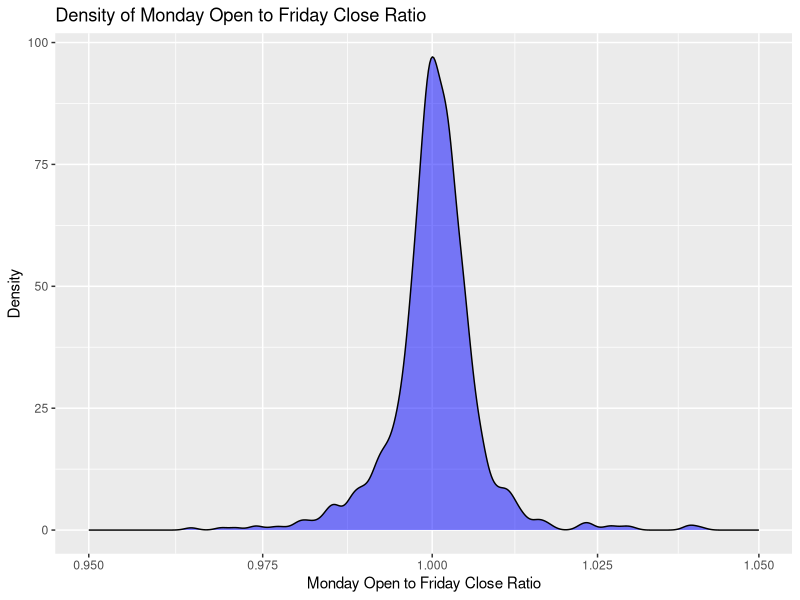
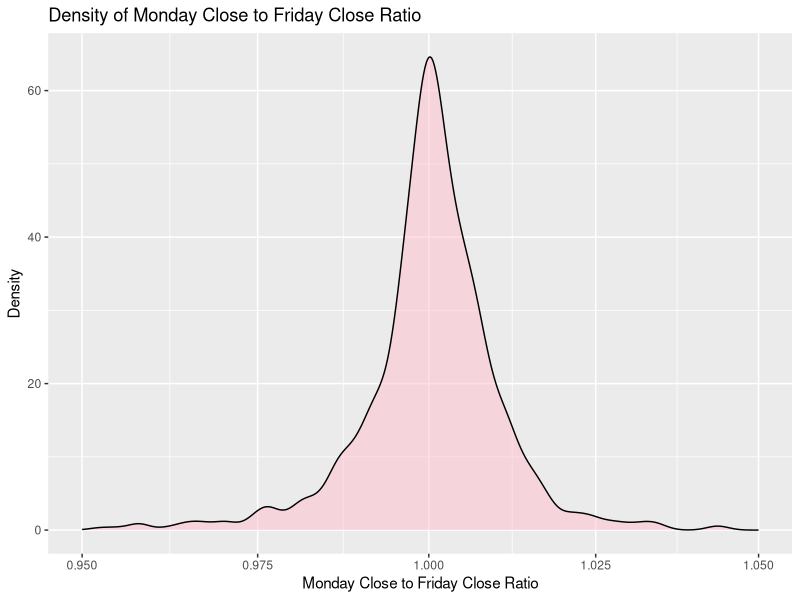
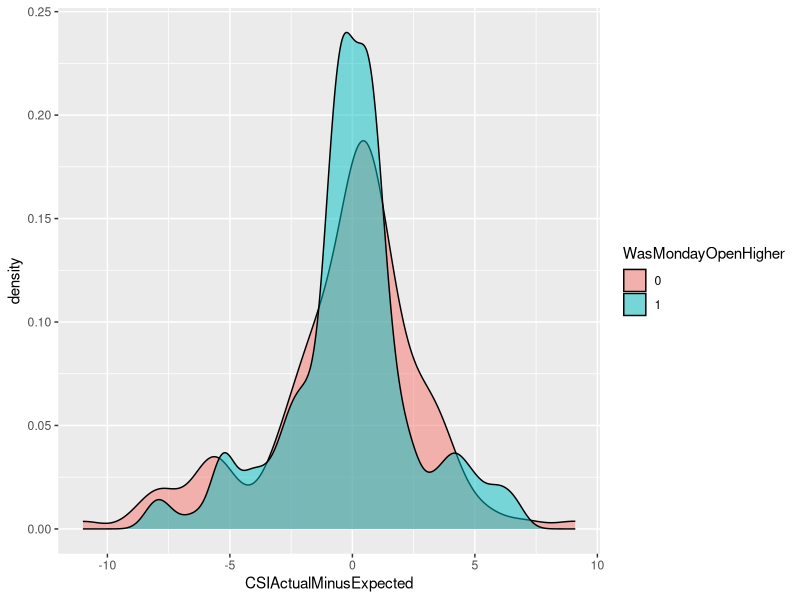
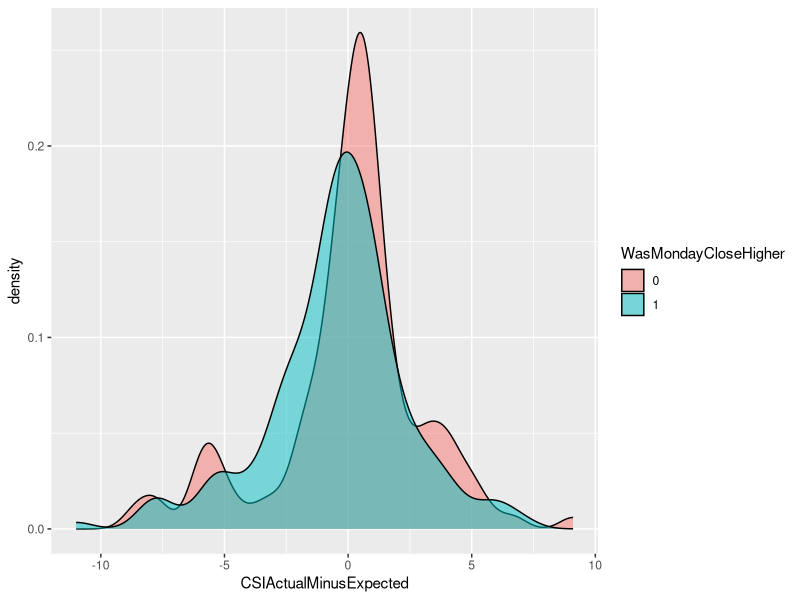
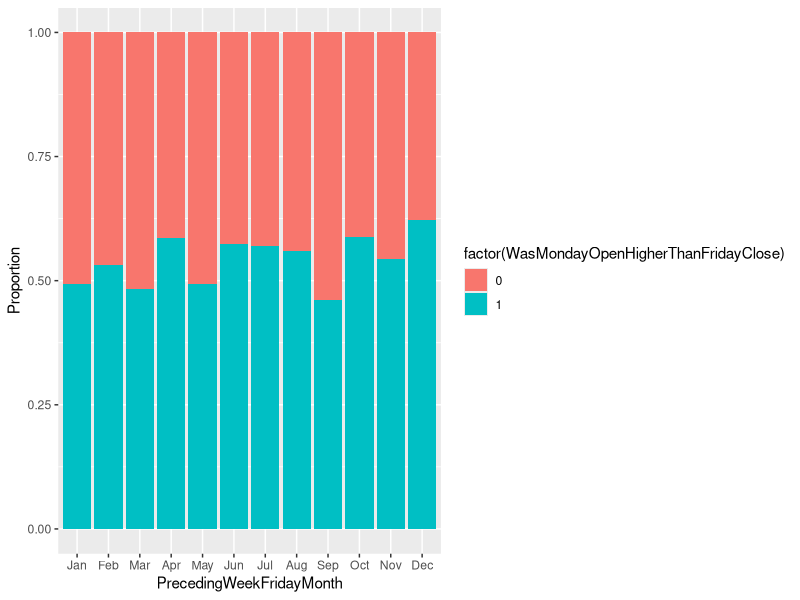
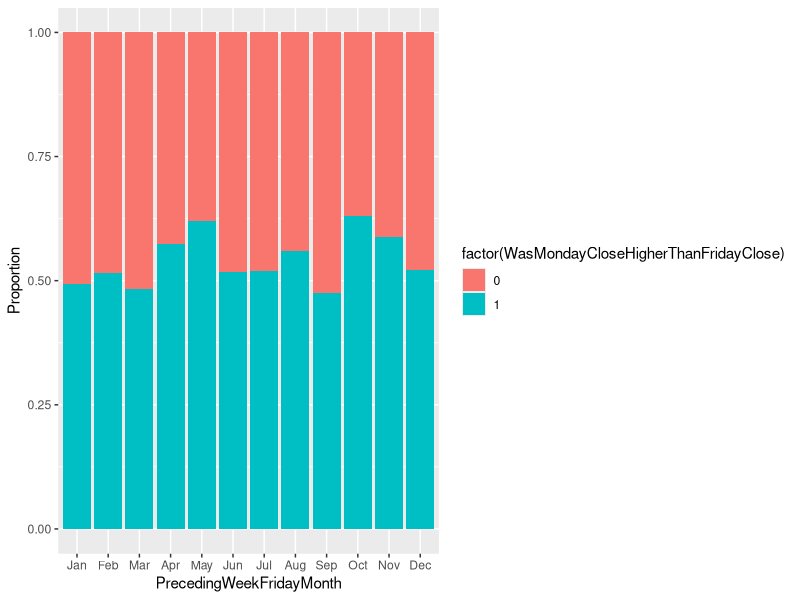

Reproduce these figures in R, in order. (Note: this script raises an error after producing the figures.)
## ---- chunk 1
#| include: false
library(tidyverse)
library(sf)
library(dplyr)
library(knitr)

# If running on the department server, uncomment the lines below
#
# - We would also recommend rendering this assignment on https://hypatia.stat.duke.edu 
#   or https://katherinej.stat.duke.edu for better performance.

#flexiblas::flexiblas_load_backend("OPENBLAS-THREADS") |>
# flexiblas::flexiblas_switch()
# flexiblas::flexiblas_set_num_threads(8)
## ---- chunk 2
# Read the CSV file into a dataframe
#df <- read.csv('data/SPY_data_wrangling/SPY_ready_for_analysis.csv', header = TRUE)

# Binomial model
#model <- glm(MondayOpenComparedToFridayCloseChangeInPercent ~ FridayCloseComparedToThursdayCloseChangeInPercent + FridayIntradayChangeInPercent, 
#                      data = df, family = gaussian)

# Print the summary of the model
#summary(model)


## ---- chunk 3
df2 <- read.csv('data/SPY_data_wrangling/SPY_ready_for_analysis.csv', header = TRUE)

# Binomial model
model2 <- glm(WasMondayOpenHigherThanFridayClose	 ~ didFridayCloseHigherThanThursdayClose, 
                      data = df2, family = binomial)


# Gaussian model
model2_binomial <- glm(WasMondayOpenHigherThanFridayClose	 ~ wasFridayIntradayPositive, 
                      data = df2, family = binomial)
# Print the summary of the model
summary(model2)
summary(model2_binomial)
## ---- chunk 4
df3 <- read.csv('data/adding_triple_witch_to_SPY/SPY_ready_for_analysis_triple_witch.csv', header = TRUE)

# Binomial model
model3 <- glm(WasMondayOpenHigherThanFridayClose ~ didFridayCloseHigherThanThursdayClose + wasFridayIntradayPositive * fridayWasATripleWitchDay, 
                      data = df3, family = binomial)

# Print the summary of the model
summary(model3)




## ---- chunk 5
library(dplyr)
library(ggplot2)

# Assuming df3 is your dataframe

# Create a new column for the specified condition
#df3 <- df3 %>%
#  mutate(SpecialCondition = ifelse(fridayWasATripleWitchDay == 1 & didFridayCloseHigherThanThursdayClose == 0, "Condition #Met", "Other"))

# Calculate ratios
#ratios <- df3 %>%
#  group_by(SpecialCondition) %>%
#  summarise(
#    Ones = sum(WasMondayOpenHigherThanFridayClose == 1),
#    Zeros = sum(WasMondayOpenHigherThanFridayClose == 0),
#    Ratio = Ones / Zeros,
#    .groups = 'drop'
#  )

# Print the ratios
#print(ratios)


## ---- chunk 6
df4 <- read.csv('data/addingFOMC/SPY_ready_for_analysis_triple_witch_NFP_CSI_FOMC_with_month.csv', header = TRUE)
df4$MondayCloseToFridayCloseRatio <- df4$FollowingWeekMondayClose / df4$PrecedingWeekFridayClose

ggplot(df4, aes(x = MondayOpenToFridayCloseRatio)) + 
    geom_density(fill = "blue", alpha = 0.5) +
  scale_x_continuous(trans = 'log', limits = c(0.95, 1.05)) +
    labs(title = "Density of Monday Open to Friday Close Ratio",
         x = "Monday Open to Friday Close Ratio",
         y = "Density")

ggplot(df4, aes(x = MondayCloseToFridayCloseRatio)) + 
    geom_density(fill = "pink", alpha = 0.5) +
    scale_x_continuous(trans = 'log', limits = c(0.95, 1.05)) +
    labs(title = "Density of Monday Close to Friday Close Ratio",
         x = "Monday Close to Friday Close Ratio",
         y = "Density")



## ---- chunk 7
#1 vs 0 proportion break down table with percentages for df4$WasMondayOpenHigherThanFridayClose and df4$WasMondayCloseHigherThanFridayClose

# Count occurrences for WasMondayOpenHigherThanFridayClose
table_open <- table(df4$WasMondayOpenHigherThanFridayClose)

# Convert counts to proportions and then to percentages for WasMondayOpenHigherThanFridayClose
percentage_open <- prop.table(table_open) * 100

# Count occurrences for WasMondayCloseHigherThanFridayClose
table_close <- table(df4$WasMondayCloseHigherThanFridayClose)

# Convert counts to proportions and then to percentages for WasMondayCloseHigherThanFridayClose
percentage_close <- prop.table(table_close) * 100



formatted_yes_open <- sprintf("%.1f%%", percentage_open[2])
formatted_no_open <- sprintf("%.1f%%", percentage_open[1])
formatted_yes_close <- sprintf("%.1f%%", percentage_close[2])
formatted_no_close <- sprintf("%.1f%%", percentage_close[1])



breakdown_table <- data.frame(
  Category = c('Monday Open Price > Friday Close Price', 'Monday Close Price > Friday Close Price'),
  Yes = c(formatted_yes_open, formatted_yes_close),
  No = c(formatted_no_open, formatted_no_close)
  
)

library(knitr)
# Print the table
kable(breakdown_table, caption = "Proportions of Monday Open and Close vs. Friday Close", format = "html")

## ---- chunk 8
df4$NFPOutcomeIsShock <- ifelse(df4$NFPOutcome == "Shock", 1, 0)


#1. breakdown table of WasMondayOpenHigherThanFridayClose (1 vs 0) and NFPOutcomeIsShock (1 vs 0)
breakdown_table_monday_open_vs_nfp_shock <- table(df4$WasMondayOpenHigherThanFridayClose, df4$NFPOutcomeIsShock)
rownames(breakdown_table_monday_open_vs_nfp_shock) <- c("Monday Open Lower Than Friday Close", "Monday Open Higher Than Friday Close")
colnames(breakdown_table_monday_open_vs_nfp_shock) <- c("Nonfarm Payrolls Non-shock", "Nonfarm Payrolls Shock")
breakdown_table_column_percentages <- prop.table(breakdown_table_monday_open_vs_nfp_shock, 2) * 100
#print(breakdown_table_column_percentages)
breakdown_table_column_percentages_df <- as.data.frame.matrix(breakdown_table_column_percentages)

# Format each value to one decimal place with a percentage sign
breakdown_table_column_percentages_df_formatted <- data.frame(lapply(breakdown_table_column_percentages_df, function(x) sprintf("%.1f%%", x)))

# Print the formatted dataframe
#print(breakdown_table_column_percentages_df_formatted)


breakdown_table_WasMondayOpenHigherThanFridayClose_vs_NFPOutcomeIsShock <- data.frame(
  . = c("Monday Open Lower Than Friday Close", "Monday Open Higher Than Friday Close"),
  NFP_Nonshock = c(breakdown_table_column_percentages_df_formatted[1][[1]][1], breakdown_table_column_percentages_df_formatted[1][[1]][2]),
  NFP_Shock = c(breakdown_table_column_percentages_df_formatted[2][[1]][1], breakdown_table_column_percentages_df_formatted[2][[1]][2])
  
)


library(knitr)
# Print the table
kable(breakdown_table_WasMondayOpenHigherThanFridayClose_vs_NFPOutcomeIsShock, caption = "Proportion Breakdown of Monday Open Higher Than Friday Close vs Nonfarm Payroll Shock", format = "html")
## ---- chunk 9
df4$NFPOutcomeIsShock <- ifelse(df4$NFPOutcome == "Shock", 1, 0)


#1. breakdown table of WasMondayCloseHigherThanFridayClose (1 vs 0) and NFPOutcomeIsShock (1 vs 0)
breakdown_table_monday_close_vs_nfp_shock <- table(df4$WasMondayCloseHigherThanFridayClose, df4$NFPOutcomeIsShock)
rownames(breakdown_table_monday_close_vs_nfp_shock) <- c("Monday Close Lower Than Friday Close", "Monday Close Higher Than Friday Close")
colnames(breakdown_table_monday_close_vs_nfp_shock) <- c("Nonfarm Payrolls Non-shock", "Nonfarm Payrolls Shock")
breakdown_table_column_percentages2 <- prop.table(breakdown_table_monday_close_vs_nfp_shock, 2) * 100
#print(breakdown_table_column_percentages)
breakdown_table_column_percentages_df2 <- as.data.frame.matrix(breakdown_table_column_percentages2)

# Format each value to one decimal place with a percentage sign
breakdown_table_column_percentages_df_formatted2 <- data.frame(lapply(breakdown_table_column_percentages_df2, function(x) sprintf("%.1f%%", x)))

# Print the formatted dataframe
#print(breakdown_table_column_percentages_df_formatted)


breakdown_table_WasMondayCloseHigherThanFridayClose_vs_NFPOutcomeIsShock <- data.frame(
  . = c("Monday Close Lower Than Friday Close", "Monday Close Higher Than Friday Close"),
  NFP_Nonshock = c(breakdown_table_column_percentages_df_formatted2[1][[1]][1], breakdown_table_column_percentages_df_formatted2[1][[1]][2]),
  NFP_Shock = c(breakdown_table_column_percentages_df_formatted2[2][[1]][1], breakdown_table_column_percentages_df_formatted2[2][[1]][2])
  
)


library(knitr)
# Print the table
kable(breakdown_table_WasMondayCloseHigherThanFridayClose_vs_NFPOutcomeIsShock, caption = "Proportion Breakdown of Monday Close Higher Than Friday Close vs Nonfarm Payroll Shock", format = "html")
## ---- chunk 10
#columns_to_plot <- names(df4)[names(df4) != "MondayOpenToFridayCloseRatio"]

# Function to create a plot for each column
#create_plot <- function(col_name) {
#    p <- ggplot(df4, aes_string(x = col_name, y = "MondayOpenToFridayCloseRatio")) +
#        geom_point() +
#        labs(title = paste("MondayOpenToFridayCloseRatio vs", col_name),
#             x = col_name,
#             y = "MondayOpenToFridayCloseRatio")
#    print(p)
#}

# Apply the function to each column in the list
#lapply(columns_to_plot, create_plot)
## ---- chunk 11
#df4 <- read.csv('data/addingNonfarmPayrolls/SPY_ready_for_analysis_triple_witch_NFP.csv', header = TRUE)



# Binomial model
#model4 <- glm(WasMondayCloseHigherThanFridayClose ~ NFPOutcomeIsShock + fridayWasATripleWitchDay, 
#                      data = df4, family = binomial)


# Print the summary of the model
#summary(model4)



## ---- chunk 12
#summary(df4$CSIActualMinusExpected)
#table(df4$WasMondayOpenHigherThanFridayClose)

#boxplot(CSIActualMinusExpected ~ WasMondayOpenHigherThanFridayClose, data = df6, main = "CSIActualMinusExpected vs WasMondayOpenHigherThanFridayClose")


library(ggplot2)
ggplot(df4, aes(x = CSIActualMinusExpected, fill = factor(WasMondayOpenHigherThanFridayClose))) + 
  geom_density(alpha = 0.5) +
  labs(fill = "WasMondayOpenHigher")

# T-test or Mann-Whitney U Test (depending on data distribution)
t.test(CSIActualMinusExpected ~ WasMondayOpenHigherThanFridayClose, data = df4)

## ---- chunk 13
df4$CSIOutcomeIsShock <- ifelse(df4$CSIOutcome == "Shock", 1, 0)


#1. breakdown table of WasMondayOpenHigherThanFridayClose (1 vs 0) and CSIOutcomeIsShock (1 vs 0)
breakdown_table_monday_open_vs_csi_shock <- table(df4$WasMondayOpenHigherThanFridayClose, df4$CSIOutcomeIsShock)
rownames(breakdown_table_monday_open_vs_csi_shock) <- c("Monday Open Lower Than Friday Close", "Monday Open Higher Than Friday Close")
colnames(breakdown_table_monday_open_vs_csi_shock) <- c("Consumer Sentiment Index Non-shock", "Consumer Sentiment Index Shock")
breakdown_table_column_percentages_csi <- prop.table(breakdown_table_monday_open_vs_csi_shock, 2) * 100
#print(breakdown_table_column_percentages)
breakdown_table_column_percentages_df_csi <- as.data.frame.matrix(breakdown_table_column_percentages_csi)

# Format each value to one decimal place with a percentage sign
breakdown_table_column_percentages_df_formatted_csi <- data.frame(lapply(breakdown_table_column_percentages_df_csi, function(x) sprintf("%.1f%%", x)))

# Print the formatted dataframe
#print(breakdown_table_column_percentages_df_formatted)


breakdown_table_WasMondayOpenHigherThanFridayClose_vs_CSIOutcomeIsShock <- data.frame(
  . = c("Monday Open Lower Than Friday Close", "Monday Open Higher Than Friday Close"),
  CSI_Nonshock = c(breakdown_table_column_percentages_df_formatted_csi[1][[1]][1], breakdown_table_column_percentages_df_formatted_csi[1][[1]][2]),
  CSI_Shock = c(breakdown_table_column_percentages_df_formatted_csi[2][[1]][1], breakdown_table_column_percentages_df_formatted_csi[2][[1]][2])
  
)


library(knitr)
# Print the table
kable(breakdown_table_WasMondayOpenHigherThanFridayClose_vs_CSIOutcomeIsShock, caption = "Proportion Breakdown of Monday Open Higher Than Friday Close vs Consumer Sentiment Index Shock", format = "html")


#also a chi-square test on proportion of WasMondayOpenHigherThanFridayClose=1 and WasMondayOpenHigherThanFridayClose=0 being the same between CSIOutcomeIsShock=1 and CSIOutcomeIsShock=0
chi_square_test_WasMondayOpenHigherThanFridayClose_vs_CSIOutcomeIsShock <- chisq.test(breakdown_table_monday_open_vs_csi_shock)

# Print the results of the Chi-Square Test
print(chi_square_test_WasMondayOpenHigherThanFridayClose_vs_CSIOutcomeIsShock)
## ---- chunk 14
#summary(df4$CSIActualMinusExpected)
#table(df4$WasMondayOpenHigherThanFridayClose)

#boxplot(CSIActualMinusExpected ~ WasMondayOpenHigherThanFridayClose, data = df6, main = "CSIActualMinusExpected vs WasMondayOpenHigherThanFridayClose")


library(ggplot2)
ggplot(df4, aes(x = CSIActualMinusExpected, fill = factor(WasMondayCloseHigherThanFridayClose))) + 
  geom_density(alpha = 0.5) +
  labs(fill = "WasMondayCloseHigher")

# T-test or Mann-Whitney U Test (depending on data distribution)
t.test(CSIActualMinusExpected ~ WasMondayCloseHigherThanFridayClose, data = df4)

## ---- chunk 15
#df4$CSIOutcomeIsShock <- ifelse(df4$CSIOutcome == "Shock", 1, 0)


#1. breakdown table of WasMondayCloseHigherThanFridayClose (1 vs 0) and CSIOutcomeIsShock (1 vs 0)
breakdown_table_monday_close_vs_csi_shock <- table(df4$WasMondayCloseHigherThanFridayClose, df4$CSIOutcomeIsShock)
rownames(breakdown_table_monday_close_vs_csi_shock) <- c("Monday Close Lower Than Friday Close", "Monday Close Higher Than Friday Close")
colnames(breakdown_table_monday_close_vs_csi_shock) <- c("Consumer Sentiment Index Non-shock", "Consumer Sentiment Index Shock")
breakdown_table_column_percentages_csiCLOSE <- prop.table(breakdown_table_monday_close_vs_csi_shock, 2) * 100
#print(breakdown_table_column_percentages)
breakdown_table_column_percentages_df_csiCLOSE <- as.data.frame.matrix(breakdown_table_column_percentages_csiCLOSE)

# Format each value to one decimal place with a percentage sign
breakdown_table_column_percentages_df_formatted_csiCLOSE <- data.frame(lapply(breakdown_table_column_percentages_df_csiCLOSE, function(x) sprintf("%.1f%%", x)))

# Print the formatted dataframe
#print(breakdown_table_column_percentages_df_formatted)


breakdown_table_WasMondayCloseHigherThanFridayClose_vs_CSIOutcomeIsShock <- data.frame(
  . = c("Monday Close Lower Than Friday Close", "Monday Close Higher Than Friday Close"),
  CSI_Nonshock = c(breakdown_table_column_percentages_df_formatted_csiCLOSE[1][[1]][1], breakdown_table_column_percentages_df_formatted_csiCLOSE[1][[1]][2]),
  CSI_Shock = c(breakdown_table_column_percentages_df_formatted_csiCLOSE[2][[1]][1], breakdown_table_column_percentages_df_formatted_csiCLOSE[2][[1]][2])
  
)


library(knitr)
# Print the table
kable(breakdown_table_WasMondayCloseHigherThanFridayClose_vs_CSIOutcomeIsShock, caption = "Proportion Breakdown of Monday Close Higher Than Friday Close vs Consumer Sentiment Index Shock", format = "html")


#also a chi-square test on proportion of WasMondayOpenHigherThanFridayClose=1 and WasMondayOpenHigherThanFridayClose=0 being the same between CSIOutcomeIsShock=1 and CSIOutcomeIsShock=0
chi_square_test_WasMondayCloseHigherThanFridayClose_vs_CSIOutcomeIsShock <- chisq.test(breakdown_table_monday_close_vs_csi_shock)

# Print the results of the Chi-Square Test
print(chi_square_test_WasMondayCloseHigherThanFridayClose_vs_CSIOutcomeIsShock)
## ---- chunk 16
#df6$CSIOutcomeIsShock <- ifelse(df6$CSIOutcome == "Shock", 1, 0)
#table(df6$CSIOutcomeIsShock, df6$WasMondayOpenHigherThanFridayClose)

#chisq.test(table(df6$CSIOutcomeIsShock, df6$WasMondayOpenHigherThanFridayClose))
## ---- chunk 17
#df6 <- read.csv('data/addingUmichSentiment/SPY_ready_for_analysis_triple_witch_NFP_CSI.csv', header = TRUE)
#df6$NFPOutcomeIsShock <- ifelse(df6$NFPOutcome == "Shock", 1, 0)
#df6$CSIOutcomeIsShock <- ifelse(df6$CSIOutcome == "Shock", 1, 0)

# Binomial model

#model6 <- glm(WasMondayCloseHigherThanFridayClose ~ wasFridayIntradayPositive + NFPOutcomeIsShock + fridayWasATripleWitchDay + CSIOutcomeIsShock, 
#                      data = df6, family = binomial)


# Print the summary of the model
#summary(model6)



## ---- chunk 18

#1. breakdown table of WasMondayOpenHigherThanFridayClose (1 vs 0) and FOMCAction (Pause, Hike, SuperHike, etc...)
breakdown_table_monday_open_vs_fomc_action <- table(df4$WasMondayOpenHigherThanFridayClose, df4$FOMCAction)
rownames(breakdown_table_monday_open_vs_fomc_action) <- c("Monday Open Lower Than Friday Close", "Monday Open Higher Than Friday Close")
colnames(breakdown_table_monday_open_vs_fomc_action) <- c("", "Cut", "Hike", "Pause", "SuperCut", "SuperHike")
breakdown_table_column_percentages_FOMC <- prop.table(breakdown_table_monday_open_vs_fomc_action, 2) * 100
#print(breakdown_table_column_percentages)
breakdown_table_column_percentages_df_FOMC <- as.data.frame.matrix(breakdown_table_column_percentages_FOMC)

# Format each value to one decimal place with a percentage sign
breakdown_table_column_percentages_df_formatted_FOMC <- data.frame(lapply(breakdown_table_column_percentages_df_FOMC, function(x) sprintf("%.1f%%", x)))

# Print the formatted dataframe
#print(breakdown_table_column_percentages_df_formatted)


breakdown_table_WasMondayOpenHigherThanFridayClose_vs_FOMCAction <- data.frame(
  . = c("Monday Open Lower Than Friday Close", "Monday Open Higher Than Friday Close"),
  SuperCut = c(breakdown_table_column_percentages_df_formatted_FOMC[5][[1]][1], breakdown_table_column_percentages_df_formatted_FOMC[5][[1]][2]),
  Cut = c(breakdown_table_column_percentages_df_formatted_FOMC[2][[1]][1], breakdown_table_column_percentages_df_formatted_FOMC[2][[1]][2]),
  Pause = c(breakdown_table_column_percentages_df_formatted_FOMC[4][[1]][1], breakdown_table_column_percentages_df_formatted_FOMC[4][[1]][2]),
  Hike = c(breakdown_table_column_percentages_df_formatted_FOMC[3][[1]][1], breakdown_table_column_percentages_df_formatted_FOMC[3][[1]][2]),
  SuperHike = c(breakdown_table_column_percentages_df_formatted_FOMC[6][[1]][1], breakdown_table_column_percentages_df_formatted_FOMC[6][[1]][2])
  
)


library(knitr)
# Print the table
kable(breakdown_table_WasMondayOpenHigherThanFridayClose_vs_FOMCAction, caption = "Proportion Breakdown of Monday Open Higher Than Friday Close vs FOMC Actions", format = "html")


#also a chi-square test on proportion of WasMondayOpenHigherThanFridayClose=1 and WasMondayOpenHigherThanFridayClose=0 being the same between CSIOutcomeIsShock=1 and CSIOutcomeIsShock=0
chi_square_test_WasMondayOpenHigherThanFridayClose_vs_FOMCaction <- chisq.test(breakdown_table_monday_open_vs_fomc_action)

# Print the results of the Chi-Square Test
print(chi_square_test_WasMondayOpenHigherThanFridayClose_vs_FOMCaction)
## ---- chunk 19

#1. breakdown table of WasMondayCloseHigherThanFridayClose (1 vs 0) and FOMCAction (Pause, Hike, SuperHike, etc...)
breakdown_table_monday_close_vs_fomc_action <- table(df4$WasMondayCloseHigherThanFridayClose, df4$FOMCAction)
rownames(breakdown_table_monday_close_vs_fomc_action) <- c("Monday Open Lower Than Friday Close", "Monday Open Higher Than Friday Close")
colnames(breakdown_table_monday_close_vs_fomc_action) <- c("", "Cut", "Hike", "Pause", "SuperCut", "SuperHike")
breakdown_table_column_percentages_FOMCCLOSE <- prop.table(breakdown_table_monday_close_vs_fomc_action, 2) * 100
#print(breakdown_table_column_percentages)
breakdown_table_column_percentages_df_FOMCCLOSE <- as.data.frame.matrix(breakdown_table_column_percentages_FOMCCLOSE)

# Format each value to one decimal place with a percentage sign
breakdown_table_column_percentages_df_formatted_FOMCCLOSE <- data.frame(lapply(breakdown_table_column_percentages_df_FOMCCLOSE, function(x) sprintf("%.1f%%", x)))

# Print the formatted dataframe
#print(breakdown_table_column_percentages_df_formatted)


breakdown_table_WasMondayCloseHigherThanFridayClose_vs_FOMCAction <- data.frame(
  . = c("Monday Open Lower Than Friday Close", "Monday Open Higher Than Friday Close"),
  SuperCut = c(breakdown_table_column_percentages_df_formatted_FOMCCLOSE[5][[1]][1], breakdown_table_column_percentages_df_formatted_FOMCCLOSE[5][[1]][2]),
  Cut = c(breakdown_table_column_percentages_df_formatted_FOMCCLOSE[2][[1]][1], breakdown_table_column_percentages_df_formatted_FOMCCLOSE[2][[1]][2]),
  Pause = c(breakdown_table_column_percentages_df_formatted_FOMCCLOSE[4][[1]][1], breakdown_table_column_percentages_df_formatted_FOMCCLOSE[4][[1]][2]),
  Hike = c(breakdown_table_column_percentages_df_formatted_FOMCCLOSE[3][[1]][1], breakdown_table_column_percentages_df_formatted_FOMCCLOSE[3][[1]][2]),
  SuperHike = c(breakdown_table_column_percentages_df_formatted_FOMCCLOSE[6][[1]][1], breakdown_table_column_percentages_df_formatted_FOMCCLOSE[6][[1]][2])
  
)


library(knitr)
# Print the table
kable(breakdown_table_WasMondayCloseHigherThanFridayClose_vs_FOMCAction, caption = "Proportion Breakdown of Monday Close Higher Than Friday Close vs FOMC Actions", format = "html")


#also a chi-square test on proportion of WasMondayOpenHigherThanFridayClose=1 and WasMondayOpenHigherThanFridayClose=0 being the same between CSIOutcomeIsShock=1 and CSIOutcomeIsShock=0
chi_square_test_WasMondayCloseHigherThanFridayClose_vs_FOMCaction <- chisq.test(breakdown_table_monday_close_vs_fomc_action)

# Print the results of the Chi-Square Test
print(chi_square_test_WasMondayCloseHigherThanFridayClose_vs_FOMCaction)
## ---- chunk 20
#df7 <- read.csv('data/addingFOMC/SPY_ready_for_analysis_triple_witch_NFP_CSI_FOMC.csv', header = TRUE)



#df7$NFPOutcomeIsShock <- ifelse(df7$NFPOutcome == "Shock", 1, 0)
#df7$CSIOutcomeIsShock <- ifelse(df7$CSIOutcome == "Shock", 1, 0)



#df7_filtered <- rbind(df7[1:220, ], df7[264:nrow(df7), ])
#df7_filtered$NFPOutcomeIsShock <- ifelse(df7_filtered$NFPOutcome == "Shock", 1, 0)
#df7_filtered$CSIOutcomeIsShock <- ifelse(df7_filtered$CSIOutcome == "Shock", 1, 0)
#df7_filtered$PrecedingWeekFridayVolumeMINUSPrecedingWeekThursdayVolume <- (df7_filtered$PrecedingWeekFridayVolume) - (df7_filtered$PrecedingWeekThursdayVolume)
#df7$FridayCloseToFridayOpenRatio <- (df$PrecedingWeekFridayClose) / (df$PrecedingWeekFridayOpen)


#model7BUYFRICLOSESELLMONOPEN <- glm(WasMondayOpenHigherThanFridayClose ~ wasFridayIntradayPositive, 
#                      data = df7_filtered, family = binomial)
#summary(model7BUYFRICLOSESELLMONOPEN)





# wasFridayIntradayPositive
#model7BUYFRICLOSESELLMONclose <- glm(WasMondayCloseHigherThanFridayClose ~ NFPOutcomeIsShock + CSIActualMinusExpected, 
#                      data = df7, family = binomial)
  

#summary(model7BUYFRICLOSESELLMONclose)

## ---- chunk 21
df4$PrecedingWeekFridayMonth <- factor(df4$PrecedingWeekFridayMonth, levels = c("Jan", "Feb", "Mar", "Apr", "May", "Jun", "Jul", "Aug", "Sep", "Oct", "Nov", "Dec"))

table(df4$PrecedingWeekFridayMonth)
aggregate(WasMondayOpenHigherThanFridayClose ~ PrecedingWeekFridayMonth, data = df4, mean)
library(ggplot2)
ggplot(df4, aes(x = PrecedingWeekFridayMonth, fill = factor(WasMondayOpenHigherThanFridayClose))) +
  geom_bar(position = "fill") +
  ylab("Proportion")

## ---- chunk 22
contingency_table_monthsOPEN <- table(df4$PrecedingWeekFridayMonth, df4$WasMondayOpenHigherThanFridayClose)
print(contingency_table_monthsOPEN)
# Perform the Chi-square test
chi_sq_test_monthsOPEN <- chisq.test(contingency_table_monthsOPEN)

# Output the result
chi_sq_test_monthsOPEN
## ---- chunk 23
# Assign new groupings based on seasons
df4$Month <- with(df4, factor(
  ifelse(PrecedingWeekFridayMonth %in% c("Mar", "Jan", "May", "Sept"), "Odd", "Even")))


# Create a new contingency table with the season groupings
contingency_table_MonthOPEN <- table(df4$Month, df4$WasMondayOpenHigherThanFridayClose)

# Perform the Chi-square test with the new grouping
chi_sq_test_MonthOPEN <- chisq.test(contingency_table_MonthOPEN, correct=FALSE)

# Output the result
chi_sq_test_MonthOPEN

## ---- chunk 24
#df4$PrecedingWeekFridayMonth <- factor(df4$PrecedingWeekFridayMonth, levels = c("Jan", "Feb", "Mar", "Apr", "May", "Jun", "Jul", "Aug", "Sep", "Oct", "Nov", "Dec"))

table(df4$PrecedingWeekFridayMonth)
aggregate(WasMondayCloseHigherThanFridayClose ~ PrecedingWeekFridayMonth, data = df4, mean)
library(ggplot2)
ggplot(df4, aes(x = PrecedingWeekFridayMonth, fill = factor(WasMondayCloseHigherThanFridayClose))) +
  geom_bar(position = "fill") +
  ylab("Proportion")

## ---- chunk 25
contingency_table_monthsCLOSE <- table(df4$PrecedingWeekFridayMonth, df4$WasMondayCloseHigherThanFridayClose)
print(contingency_table_monthsCLOSE)
# Perform the Chi-square test
chi_sq_test_monthsCLOSE <- chisq.test(contingency_table_monthsCLOSE)

# Output the result
chi_sq_test_monthsCLOSE
## ---- chunk 26
# Assign new groupings based on seasons
df4$Monthclose <- with(df4, factor(
  ifelse(PrecedingWeekFridayMonth %in% c("Mar", "Jan", "Jun", "Jul", "Sept"), "Odd", "Even")))


# Create a new contingency table with the season groupings
contingency_table_MonthCLOSE <- table(df4$Monthclose, df4$WasMondayCloseHigherThanFridayClose)

# Perform the Chi-square test with the new grouping
chi_sq_test_MonthCLOSE <- chisq.test(contingency_table_MonthCLOSE, correct=FALSE)

# Output the result
chi_sq_test_MonthCLOSE

## ---- chunk 27
df8 <- read.csv('data/addingUnemployment/SPY_ready_for_analysis_triple_witch_NFP_CSI_FOMC_with_month_withUnemployment_finished_electionMonthsAdded.csv', header = TRUE)
#df8 <- rbind(df8[1:220, ], df8[264:nrow(df8), ])
df8$NFPOutcomeIsShock <- ifelse(df8$NFPOutcome == "Shock", 1, 0)
df8$CSIOutcomeIsShock <- ifelse(df8$CSIOutcome == "Shock", 1, 0)
df8$PrecedingWeekFridayVolumePrecedingWeekThursdayVolumeRATIO <- (df8$PrecedingWeekFridayVolume) / (df8$PrecedingWeekThursdayVolume)
df8$CSIActualMinusExpected[is.na(df8$CSIActualMinusExpected)] <- 0
df8$Month <- with(df8, factor(
  ifelse(PrecedingWeekFridayMonth %in% c("Mar", "Jan", "May", "Sept"), "Odd", "Even")))
df8$Monthclose <- with(df8, factor(
  ifelse(PrecedingWeekFridayMonth %in% c("Mar", "Jan", "Jun", "Jul", "Sept"), "Odd", "Even")))
df8$FridayVolumeMinusThursdayVolume <- df8$PrecedingWeekFridayVolume - df8$PrecedingWeekThursdayVolume
df8$wasFridayOpenHigherThanThursdayClose <- as.integer(df8$PrecedingWeekFridayOpen > df8$PrecedingWeekThursdayClose)
df8$wasFridayHighHigherThanThursdayHigh <- as.integer(df8$PrecedingWeekFridayHigh > df8$PrecedingWeekThursdayHigh)
df8$wasFridayLowLowerThanThursdayLow <- as.integer(df8$PrecedingWeekFridayLow > df8$PrecedingWeekThursdayLow)
df8$wasFridayHighLowerThanThursdayLow <- as.integer(df8$PrecedingWeekFridayHigh < df8$PrecedingWeekThursdayLow)
df8$wasFridayLowHigherThanThursdayHigh <- as.integer(df8$PrecedingWeekFridayLow > df8$PrecedingWeekThursdayHigh)


null_modelOPEN <- glm(WasMondayOpenHigherThanFridayClose ~ 1, 
                  data = df8, family = binomial)
#summary(null_model)
full_modelOPEN <- glm(WasMondayOpenHigherThanFridayClose ~ didFridayCloseHigherThanThursdayClose + wasFridayIntradayPositive + FridayCloseComparedToThursdayCloseChangeInPercent + FridayIntradayChangeInPercent + fridayWasATripleWitchDay + NFPDayOrNot + NFPOutcome + CSIOutcome + CSIActualMinusExpected + CSIDayOrNot + wasItFOMCWeek + FOMCAction + FOMCActualVSExpected + FOMCActionSpecial + NFPOutcomeIsShock + CSIOutcomeIsShock + PrecedingWeekFridayVolumePrecedingWeekThursdayVolumeRATIO + FOMCActualVSExpected + FOMCActionSpecial + FridayVolumeMinusThursdayVolume + wasFridayOpenHigherThanThursdayClose + FOMCPivotAction + UnemploymentRateOutcome + wasFridayLowLowerThanThursdayLow + wasFridayHighLowerThanThursdayLow + wasFridayLowHigherThanThursdayHigh + wasItPresidentialElectionWeek, 
                  data = df8, family = binomial)
#summary(full_model)



forward_modelOPEN <- step(null_modelOPEN, 
                      scope = list(lower = null_modelOPEN, upper = full_modelOPEN), 
                      direction = "forward",
                      trace = 0)

summary(forward_modelOPEN)
## ---- chunk 28
#backward_modelOPEN <- step(full_modelOPEN, direction = "backward", trace=0)
#summary(backward_modelOPEN)
## ---- chunk 29
non_random_modelOPEN <- glm(formula = WasMondayOpenHigherThanFridayClose ~ CSIOutcomeIsShock + 
    wasFridayIntradayPositive + FridayIntradayChangeInPercent + 
    CSIActualMinusExpected + didFridayCloseHigherThanThursdayClose, family = binomial, 
    data = df8)


summary(non_random_modelOPEN)


library(lme4)
mixed_modelOPEN <- glmer(formula = WasMondayOpenHigherThanFridayClose ~ CSIOutcomeIsShock + 
    wasFridayIntradayPositive + FridayIntradayChangeInPercent + 
    CSIActualMinusExpected + didFridayCloseHigherThanThursdayClose + (1 | Month), family = binomial, 
    data = df8)


summary(mixed_modelOPEN)
## ---- chunk 30
#df8 <- read.csv('data/addingFOMC/SPY_ready_for_analysis_triple_witch_NFP_CSI_FOMC_with_month.csv', header = TRUE)
#df8$NFPOutcomeIsShock <- ifelse(df8$NFPOutcome == "Shock", 1, 0)
#df8$CSIOutcomeIsShock <- ifelse(df8$CSIOutcome == "Shock", 1, 0)
#df8$PrecedingWeekFridayVolumePrecedingWeekThursdayVolumeRATIO <- (df8$PrecedingWeekFridayVolume) / (df8$PrecedingWeekThursdayVolume)
#df8$CSIActualMinusExpected[is.na(df8$CSIActualMinusExpected)] <- 0

null_modelCLOSE <- glm(WasMondayCloseHigherThanFridayClose ~ 1, 
                  data = df8, family = binomial)
#summary(null_model)
full_modelCLOSE <- glm(WasMondayOpenHigherThanFridayClose ~ didFridayCloseHigherThanThursdayClose + wasFridayIntradayPositive + FridayCloseComparedToThursdayCloseChangeInPercent + FridayIntradayChangeInPercent + fridayWasATripleWitchDay + NFPDayOrNot + NFPOutcome + CSIOutcome + CSIActualMinusExpected + CSIDayOrNot + wasItFOMCWeek + FOMCAction + FOMCActualVSExpected + FOMCActionSpecial + NFPOutcomeIsShock + CSIOutcomeIsShock + PrecedingWeekFridayVolumePrecedingWeekThursdayVolumeRATIO + FOMCActualVSExpected + FOMCActionSpecial + FridayVolumeMinusThursdayVolume + wasFridayOpenHigherThanThursdayClose + FOMCPivotAction + UnemploymentRateOutcome + wasFridayLowLowerThanThursdayLow + wasFridayHighLowerThanThursdayLow + wasFridayLowHigherThanThursdayHigh + wasItPresidentialElectionWeek, 
                  data = df8, family = binomial)
#summary(full_model)



forward_modelCLOSE <- step(null_modelCLOSE, 
                      scope = list(lower = null_modelCLOSE, upper = full_modelCLOSE), 
                      direction = "forward",
                      trace = 0)

summary(forward_modelCLOSE)
## ---- chunk 31
#backward_modelCLOSE <- step(full_modelCLOSE, direction = "backward", trace=0)
#summary(backward_modelCLOSE)
## ---- chunk 32
non_random_modelCLOSE <- glm(formula = WasMondayCloseHigherThanFridayClose ~ NFPOutcomeIsShock + 
    wasFridayHighLowerThanThursdayLow + fridayWasATripleWitchDay + 
    CSIActualMinusExpected + CSIOutcome + wasFridayIntradayPositive, family = binomial, 
    data = df8)


summary(non_random_modelCLOSE)



library(lme4)
mixed_modelCLOSE <- glmer(WasMondayCloseHigherThanFridayClose ~ NFPOutcomeIsShock + 
    wasFridayHighLowerThanThursdayLow + fridayWasATripleWitchDay + 
    CSIActualMinusExpected + CSIOutcome + wasFridayIntradayPositive + 
                     (1 | Monthclose), 
                     family = binomial, data = df8)
summary(mixed_modelCLOSE)
## ---- chunk 33
#library(lme4)
anova(non_random_modelOPEN, mixed_modelOPEN)
anova(non_random_modelCLOSE, mixed_modelCLOSE)

## ---- chunk 34

df8$non_random_modelOPEN_predict <- as.integer(predict(non_random_modelOPEN, type = "response") > 0.5)
df8$mixed_modelOPEN_predict <- as.integer(predict(mixed_modelOPEN, re.form = NULL, type = "response") > 0.5)

df8$non_random_modelCLOSE_predict <- as.integer(predict(non_random_modelCLOSE, type = "response") > 0.5)
df8$mixed_modelCLOSE_predict <- as.integer(predict(mixed_modelCLOSE, re.form = NULL, type = "response") > 0.5)


#1. compare df8$non_random_modelOPEN_predict and df8$mixed_modelOPEN_predict and count how many times they are different
difference_count_OPEN <- sum(df8$non_random_modelOPEN_predict != df8$mixed_modelOPEN_predict)
print(paste("Number of times the predictions differ for OPEN models:", difference_count_OPEN))

#2. compare df8$non_random_modelCLOSE_predict and df8$mixed_modelCLOSE_predict and count how many times they are different
difference_count_CLOSE <- sum(df8$non_random_modelCLOSE_predict != df8$mixed_modelCLOSE_predict)
print(paste("Number of times the predictions differ for CLOSE models:", difference_count_CLOSE))
## ---- chunk 35
non_random_model_right_wrongOPEN <- c(0, 0)
mixed_model_right_wrongOPEN <- c(0, 0)

# Iterate through each row of df8
for (i in 1:nrow(df8)) {
  # For the non-random model
  if (df8$WasMondayOpenHigherThanFridayClose[i] == df8$non_random_modelOPEN_predict[i]) {
    non_random_model_right_wrongOPEN[1] <- non_random_model_right_wrongOPEN[1] + 1
  } else {
    non_random_model_right_wrongOPEN[2] <- non_random_model_right_wrongOPEN[2] + 1
  }

  # For the mixed model
  if (df8$WasMondayOpenHigherThanFridayClose[i] == df8$mixed_modelOPEN_predict[i]) {
    mixed_model_right_wrongOPEN[1] <- mixed_model_right_wrongOPEN[1] + 1
  } else {
    mixed_model_right_wrongOPEN[2] <- mixed_model_right_wrongOPEN[2] + 1
  }
}

# Print the results
print("non_random_model_right_wrongOPEN")
print(non_random_model_right_wrongOPEN)
print(non_random_model_right_wrongOPEN[1] / (non_random_model_right_wrongOPEN[1] + non_random_model_right_wrongOPEN[2]))

print("mixed_model_right_wrongOPEN")
print(mixed_model_right_wrongOPEN)
print(mixed_model_right_wrongOPEN[1] / (mixed_model_right_wrongOPEN[1] + mixed_model_right_wrongOPEN[2]))
print("total stats")
print(sum(df8$WasMondayOpenHigherThanFridayClose) / nrow(df8))
## ---- chunk 36
non_random_model_right_wrongCLOSE <- c(0, 0)
mixed_model_right_wrongCLOSE <- c(0, 0)

# Iterate through each row of df8
for (i in 1:nrow(df8)) {
  # For the non-random model
  if (df8$WasMondayCloseHigherThanFridayClose[i] == df8$non_random_modelCLOSE_predict[i]) {
    non_random_model_right_wrongCLOSE[1] <- non_random_model_right_wrongCLOSE[1] + 1
  } else {
    non_random_model_right_wrongCLOSE[2] <- non_random_model_right_wrongCLOSE[2] + 1
  }

  # For the mixed model
  if (df8$WasMondayCloseHigherThanFridayClose[i] == df8$mixed_modelCLOSE_predict[i]) {
    mixed_model_right_wrongCLOSE[1] <- mixed_model_right_wrongCLOSE[1] + 1
  } else {
    mixed_model_right_wrongCLOSE[2] <- mixed_model_right_wrongCLOSE[2] + 1
  }
}

# Print the results
print("non_random_model_right_wrongCLOSE")
print(non_random_model_right_wrongCLOSE)
print(non_random_model_right_wrongCLOSE[1] / (non_random_model_right_wrongCLOSE[1] + non_random_model_right_wrongCLOSE[2]))

print("mixed_model_right_wrongCLOSE")
print(mixed_model_right_wrongCLOSE)
print(mixed_model_right_wrongCLOSE[1] / (mixed_model_right_wrongCLOSE[1] + mixed_model_right_wrongCLOSE[2]))

print("total stats")
print(sum(df8$WasMondayCloseHigherThanFridayClose) / nrow(df8))
## ---- chunk 37
# save df to .csv
# Save df8 to a CSV file
write.csv(df8, file = "results/SPY_non_mixed_and_mixed_modelOPENandCLOSEpredicts.csv", row.names = FALSE)
